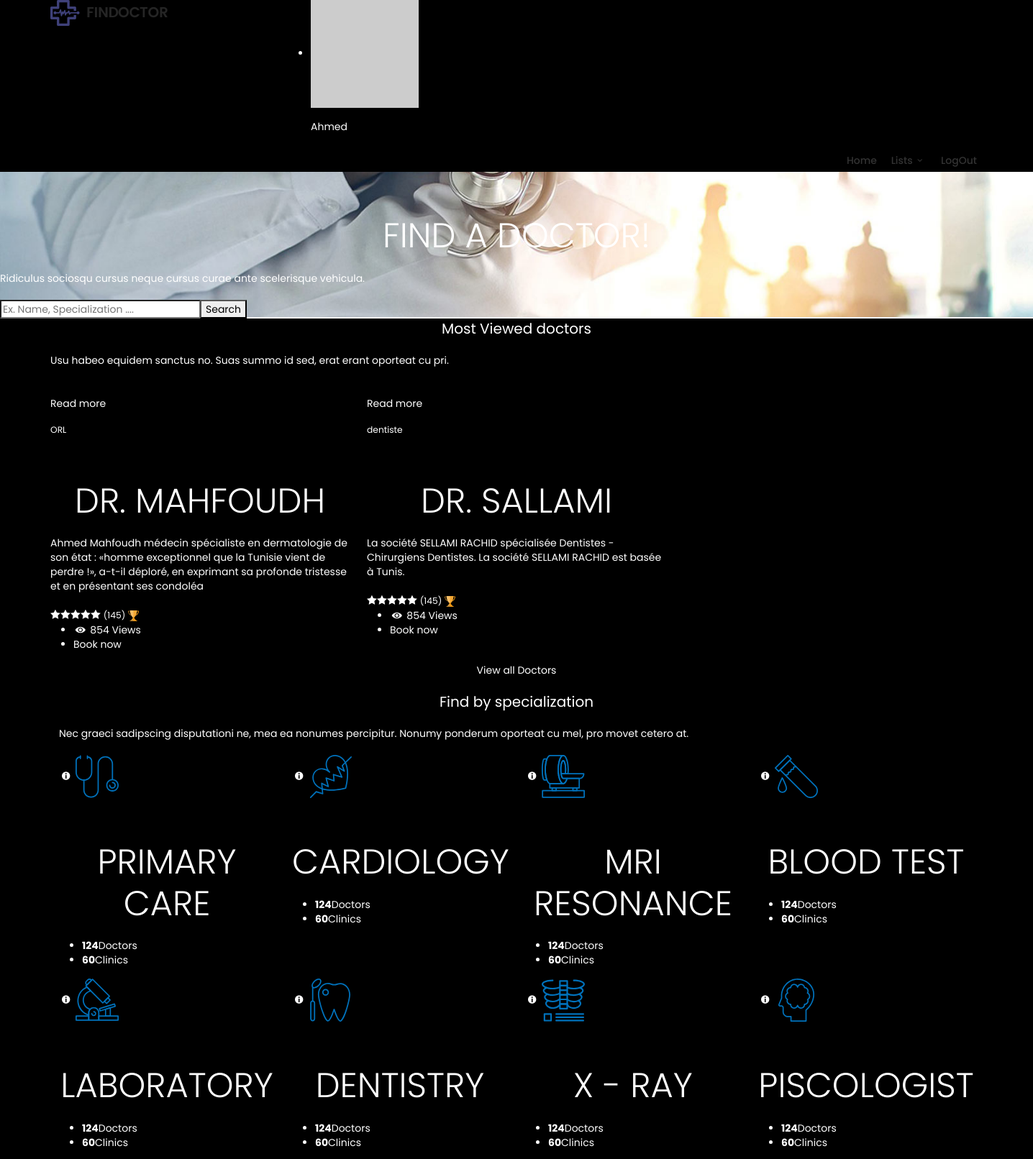
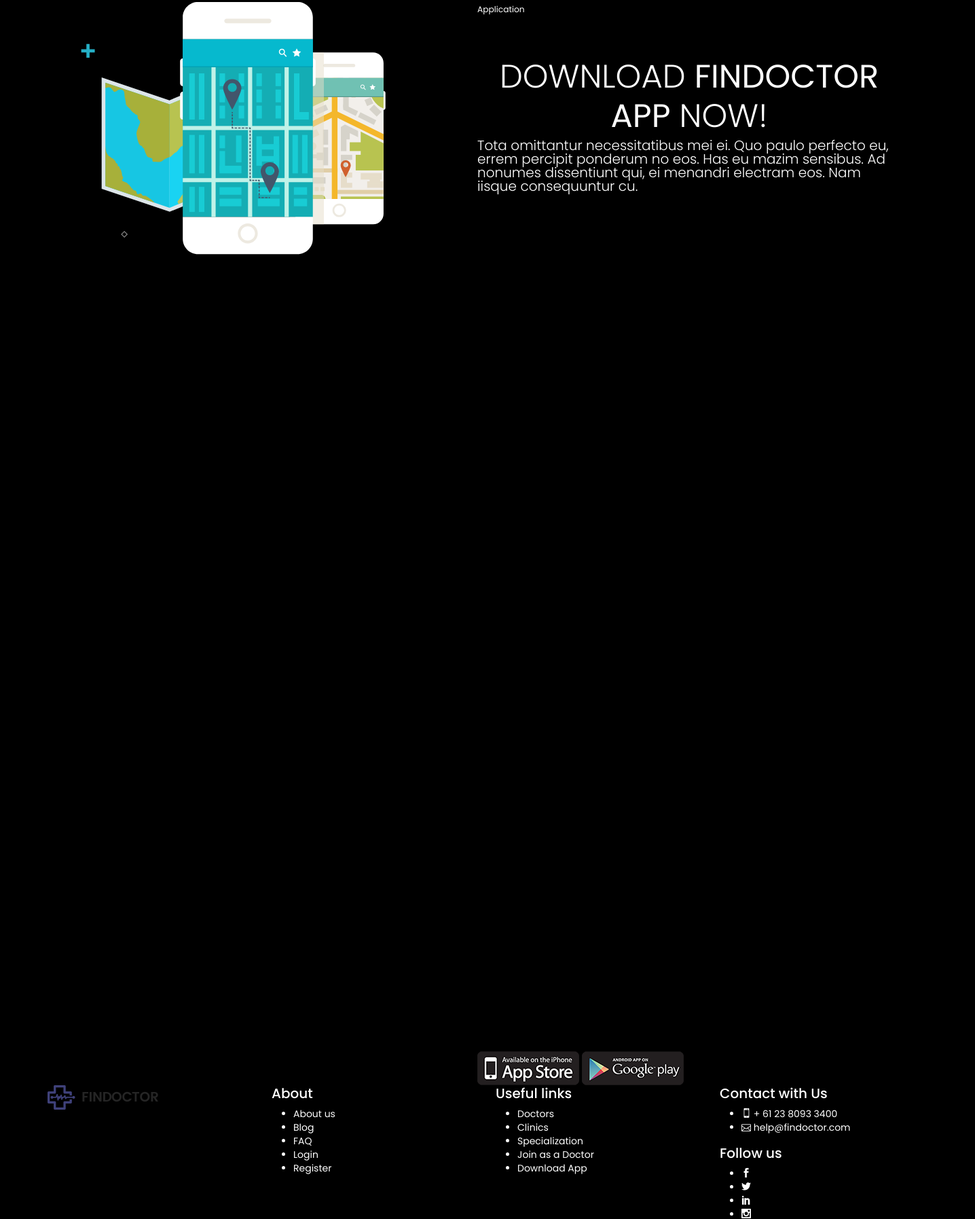
/Front-end/acceuil.php (upper part), run on the app's committed database (2 pictures, top to bottom).
### tables this page shows
CREATE TABLE `doctor` (
  `idD` int(11) NOT NULL,
  `nomD` varchar(50) NOT NULL,
  `prD` varchar(50) NOT NULL,
  `Spc` varchar(50) NOT NULL,
  `city` varchar(50) NOT NULL,
  `numT` int(8) NOT NULL,
  `mailD` varchar(50) NOT NULL,
  `pwdD` varchar(50) NOT NULL,
  `descr` varchar(200) NOT NULL,
  `timeIn` int(2) NOT NULL,
  `timeOut` int(2) NOT NULL,
  `photoD` varchar(50) NOT NULL
);

### Back-end/acceuil.php (called while the page is built, shortened)
<?php
include "loginD.php";
function userDocterData(){
    global $db;
    $sql = "SELECT * FROM doctor";
    $stmt = $db->prepare($sql);
    $stmt->execute();
    $users = $stmt->fetchAll(PDO::FETCH_ASSOC);
    if (count($users) > 0) {
        foreach ($users as $user) {
           return $user ;}
    } else {
        echo "No users found.";
    }
}
?>

### Back-end/listD.php (called while the page is built)
<?php
include "connect.php";
function listD(){
    global $db;
    return $db->query("select * from doctor");
}
?>

### Front-end/acceuil.php (the view, shortened to what this page needs)
<?php
include "../Back-end/connect.php";
include "../Back-end/listD.php";
include "../Back-end/acceuil.php";
    $D= listD();
    $doctorData=userDocterData();
    $Doctorname = $doctorData["nomD"];
?>
<!DOCTYPE html>
<html lang="en">
  <head>
    <link href="css/bootstrap.min.css" rel="stylesheet" />
    <link href="css/style.css" rel="stylesheet" />
    <link href="css/menu.css" rel="stylesheet" />
    <link href="css/vendors.css" rel="stylesheet" />
    <link href="css/icon_fonts/css/all_icons_min.css" rel="stylesheet" />
    <link href="css/vegas.min.css" rel="stylesheet" />
    <link href="css/custom.css" rel="stylesheet" />
  </head>
  <body>
    <header class="static">
      <div class="container">
        <div class="row">
          <div class="col-lg-3 col-6">
            <div id="logo">
              <a href="in" title="Findoctor"
                ><img src="img/logo.png" alt="" width="163" height="36"
              /></a>
            </div>
          </div>
          <nav class="col-lg-9 col-6">
            <ul id="top_access">
              <li id="user">
                <a href="#0">
                  <figure>
                    <img src="http://via.placeholder.com/150x150.jpg" alt="" />
                  </figure>
                  <?php  echo $Doctorname ?>
                </a>
              </li>
            </ul>
            <div class="main-menu">
              <ul>
                <li class="submenu">
                  <a href="index-8.html" class="show-submenu">Home</a>
                </li>
                <li class="submenu">
                  <a href="#0" class="show-submenu"
                    >Lists<i class="icon-down-open-mini"></i
                  ></a>
                </li>
                <li><a href="#0">LogOut</a></li>
              </ul>
            </div>
          </nav>
        </div>
      </div>
    </header>
    <main>
      <div class="hero_home hero_kenburns">
        <div class="content">
          <h3>Find a Doctor!</h3>
          <p>
            Ridiculus sociosqu cursus neque cursus curae ante scelerisque
            vehicula.
          </p>
          <form method="post" action="list.html">
            <div id="custom-search-input">
              <div class="input-group">
                <input
                  type="text"
                  class="search-query"
                  placeholder="Ex. Name, Specialization ...."
                />
                <input type="submit" class="btn_search" value="Search" />
              </div>
            </div>
          </form>
        </div>
      </div>
      <div class="container margin_120_95">
        <div class="main_title">
          <h2>Most Viewed doctors</h2>
          <p>
            Usu habeo equidem sanctus no. Suas summo id sed, erat erant oporteat
            cu pri.
          </p>
        </div>
        <div class="row">
        <?php while ($res=$D->fetch()){
          ?>
          <div class="col-lg-4 col-md-6">
            <div class="box_list home">
              <figure>
                <div class="preview"><span>Read more</span></div>
              </figure>
              <div class="wrapper">
                <small><?php echo $res['Spc']?></small>
                <h3>Dr. <?php echo $res['prD']?></h3>
                <p>
                <?php echo $res['descr']?>
                </p>
                <span class="rating"
                  ><i class="icon_star voted"></i><i class="icon_star voted"></i
                  ><i class="icon_star voted"></i><i class="icon_star"></i
                  ><i class="icon_star"></i> <small>(145)</small></span
                >
                <a
                  href="#0"
                  data-bs-toggle="tooltip"
                  data-bs-placement="top"
                  title="Badge Level"
                  class="badge_list_1"
                  ><img
                    src="img/badges/badge_1.svg"
                    width="15"
                    height="15"
                    alt=""
                /></a>
              </div>
              <ul>
                <li><i class="icon-eye-7"></i> 854 Views</li>
                <li><a href="detail-page.html">Book now</a></li>
              </ul>
            </div>
          </div>
          <?php } ?>
        <p class="text-center add_top_30">
          <a href="list.html" class="btn_1 medium">View all Doctors</a>
        </p>
      </div>
      <div class="container margin_120_95">
        <div class="main_title">
          <h2>Find by specialization</h2>
          <p>
            Nec graeci sadipscing disputationi ne, mea ea nonumes percipitur.
            Nonumy ponderum oporteat cu mel, pro movet cetero at.
          </p>
        </div>
        <div class="row">
          <div class="col-lg-3 col-md-6">
            <a href="list.html" class="box_cat_home">
              <i class="icon-info-4"></i>
              <img src="img/icon_cat_1.svg" width="60" height="60" alt="" />
              <h3>Primary Care</h3>
              <ul class="clearfix">
                <li><strong>124</strong>Doctors</li>
                <li><strong>60</strong>Clinics</li>
              </ul>
            </a>
          </div>
          <div class="col-lg-3 col-md-6">
            <a href="list.html" class="box_cat_home">
              <i class="icon-info-4"></i>
              <img src="img/icon_cat_2.svg" width="60" height="60" alt="" />
              <h3>Cardiology</h3>
              <ul class="clearfix">
                <li><strong>124</strong>Doctors</li>
                <li><strong>60</strong>Clinics</li>
              </ul>
            </a>
          </div>
          <div class="col-lg-3 col-md-6">
            <a href="list.html" class="box_cat_home">
              <i class="icon-info-4"></i>
              <img src="img/icon_cat_3.svg" width="60" height="60" alt="" />
              <h3>MRI Resonance</h3>
              <ul class="clearfix">
                <li><strong>124</strong>Doctors</li>
                <li><strong>60</strong>Clinics</li>
              </ul>
            </a>
          </div>
          <div class="col-lg-3 col-md-6">
            <a href="list.html" class="box_cat_home">
              <i class="icon-info-4"></i>
              <img src="img/icon_cat_4.svg" width="60" height="60" alt="" />
              <h3>Blood test</h3>
              <ul class="clearfix">
                <li><strong>124</strong>Doctors</li>
                <li><strong>60</strong>Clinics</li>
              </ul>
            </a>
          </div>
          <div class="col-lg-3 col-md-6">
            <a href="list.html" class="box_cat_home">
              <i class="icon-info-4"></i>
              <img src="img/icon_cat_7.svg" width="60" height="60" alt="" />
              <h3>Laboratory</h3>
              <ul class="clearfix">
                <li><strong>124</strong>Doctors</li>
                <li><strong>60</strong>Clinics</li>
              </ul>
            </a>
          </div>
          <div class="col-lg-3 col-md-6">
            <a href="list.html" class="box_cat_home">
              <i class="icon-info-4"></i>
              <img src="img/icon_cat_5.svg" width="60" height="60" alt="" />
              <h3>Dentistry</h3>
              <ul class="clearfix">
                <li><strong>124</strong>Doctors</li>
                <li><strong>60</strong>Clinics</li>
              </ul>
            </a>
          </div>
          <div class="col-lg-3 col-md-6">
            <a href="list.html" class="box_cat_home">
              <i class="icon-info-4"></i>
              <img src="img/icon_cat_6.svg" width="60" height="60" alt="" />
              <h3>X - Ray</h3>
              <ul class="clearfix">
                <li><strong>124</strong>Doctors</li>
                <li><strong>60</strong>Clinics</li>
              </ul>
            </a>
          </div>
          <div class="col-lg-3 col-md-6">
            <a href="list.html" class="box_cat_home">
              <i class="icon-info-4"></i>
              <img src="img/icon_cat_8.svg" width="60" height="60" alt="" />
              <h3>Piscologist</h3>
              <ul class="clearfix">
                <li><strong>124</strong>Doctors</li>
                <li><strong>60</strong>Clinics</li>
              </ul>
            </a>
          </div>
        </div>
      </div>
      <div id="app_section">
        <div class="container">
          <div class="row justify-content-around">
            <div class="col-md-5">
              <p>
                <img
                  src="img/app_img.svg"
                  alt=""
                  class="img-fluid"
                  width="500"
                  height="433"
                />
              </p>
            </div>
            <div class="col-md-6">
              <small>Application</small>
              <h3>Download <strong>Findoctor App</strong> Now!</h3>
              <p class="lead">
                Tota omittantur necessitatibus mei ei. Quo paulo perfecto eu,
                errem percipit ponderum no eos. Has eu mazim sensibus. Ad
                nonumes dissentiunt qui, ei menandri electram eos. Nam iisque
                consequuntur cu.
              </p>
              <div class="app_buttons wow" data-wow-offset="100">
                <a href="#0" class="fadeIn"
                  ><img
                    src="img/apple_app.png"
                    alt=""
                    width="150"
                    height="50"
                    data-retina="true"
                /></a>
                <a href="#0" class="fadeIn"
                  ><img
                    src="img/google_play_app.png"
                    alt=""
                    width="150"
                    height="50"
                    data-retina="true"
                /></a>
              </div>
            </div>
          </div>
        </div>
      </div>
    </main>
    <footer>
      <div class="container margin_60_35">
        <div class="row">
          <div class="col-lg-3 col-md-12">
            <p>
              <a href="index.html" title="Findoctor">
                <img
                  src="img/logo.png"
                  alt=""
                  width="163"
                  height="36"
                  class="img-fluid"
                />
              </a>
            </p>
          </div>
          <div class="col-lg-3 col-md-4">
            <h5>About</h5>
            <ul class="links">
              <li><a href="#0">About us</a></li>
              <li><a href="blog.html">Blog</a></li>
              <li><a href="#0">FAQ</a></li>
              <li><a href="login.html">Login</a></li>
              <li><a href="register.html">Register</a></li>
            </ul>
          </div>
          <div class="col-lg-3 col-md-4">
            <h5>Useful links</h5>
            <ul class="links">
              <li><a href="#0">Doctors</a></li>
              <li><a href="#0">Clinics</a></li>
              <li><a href="#0">Specialization</a></li>
              <li><a href="#0">Join as a Doctor</a></li>
              <li><a href="#0">Download App</a></li>
            </ul>
          </div>
          <div class="col-lg-3 col-md-4">
            <h5>Contact with Us</h5>
            <ul class="contacts">
              <li>
                <a href="tel://61280932400"
                  ><i class="icon_mobile"></i> + 61 23 8093 3400</a
                >
              </li>
              <li>
                <a href="mailto:info@findoctor.com"
                  ><i class="icon_mail_alt"></i> help@findoctor.com</a
                >
              </li>
            </ul>
            <div class="follow_us">
              <h5>Follow us</h5>
              <ul>
                <li>
                  <a href="#0"><i class="social_facebook"></i></a>
                </li>
                <li>
                  <a href="#0"><i class="social_twitter"></i></a>
                </li>
                <li>
                  <a href="#0"><i class="social_linkedin"></i></a>
                </li>
                <li>
                  <a href="#0"><i class="social_instagram"></i></a>
                </li>
              </ul>
            </div>
          </div>
        </div>
      </div>
    </footer>
  </body>
</html>

### Front-end/coming_soon/css/style.css (style rules this page uses)
html, body { height:100%; }
body { font-family:"Poppins", Helvetica, Arial, sans-serif; font-size:14px; line-height:20px; margin:0; background-color:#000; color:#fff; -webkit-font-smoothing: antialiased !important; }
p { margin-bottom:20px; }
.lead { margin-top:-15px; }
a { color: #fff; text-decoration: none; -webkit-transition: all 0.4s ease; transition: all 0.4s ease; }
h1,h2,h3,h4,h5,h6 { -webkit-font-smoothing: antialiased !important; }
h2 { font-weight:400; margin:0 0 20px 0; padding:0; text-align:center; font-size:20px; line-height:1.4; }
h3 { font-weight:300; margin:60px 0 20px 0; padding:0; text-align:center; font-size:48px; text-transform:uppercase; }

### Front-end/css/menu.css (style rules this page uses)
.main-menu { position: relative; z-index: 9; width: auto; top: 11px; float: right; -moz-transition: all 0.3s ease-in-out; -o-transition: all 0.3s ease-in-out; -webkit-transition: all 0.3s ease-in-out; -ms-transition: all 0.3s ease-in-out; transition: all 0.3s ease-in-out; }
.main-menu ul, .main-menu ul li { position: relative; margin: 0; padding: 0; }
.main-menu ul a, .main-menu ul li a { position: relative; margin: 0; padding: 0; display: block; padding: 10px; }
.main-menu > ul > li > a { color: #333; padding: 0 8px 17px 8px; font-size: 14px; font-size: 0.875rem; font-weight: 500; }
@media only screen and (min-width: 992px) { .main-menu { width: auto; } }
@media only screen and (min-width: 992px) { .main-menu a { white-space: nowrap; } }
@media only screen and (min-width: 992px) { .main-menu ul li { display: inline-block; } }

### data on the page
doctor: nomD "Ahmed", Spc "ORL", prD "MAHFOUDH", descr "Ahmed Mahfoudh médecin spécialiste en dermatologie de son état : «homme exceptionnel que la Tunisie vient de perdre !», a-t-il déploré, en exprimant sa profonde tristesse et en présentant ses condoléa"
doctor: Spc "dentiste", prD "SALLAMI", descr "La société SELLAMI RACHID spécialisée Dentistes - Chirurgiens Dentistes. La société SELLAMI RACHID est basée à Tunis."
